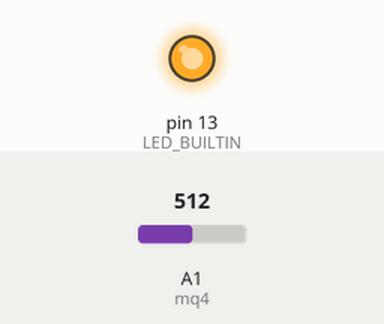
Recording of a sketch running on a simulated Arduino Uno, built with avr-gcc and run on an emulated ATmega328P. On the bench: output pins drawn as LEDs (lit = HIGH). The inputs (shaded band) are chosen by the test bench; at power-on: A1 (mq4) = 512.

Above: at 1.2 s.
1.3 s: A1 (mq4) set to 212
2.8 s: A1 (mq4) set to 187
At 3.1 s:
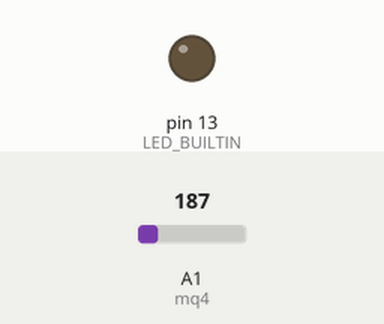
4.3 s: A1 (mq4) set to 210
At 5.4 s:
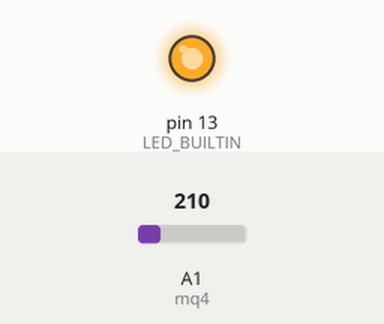
5.8 s: A1 (mq4) set to 190
At 6.6 s:
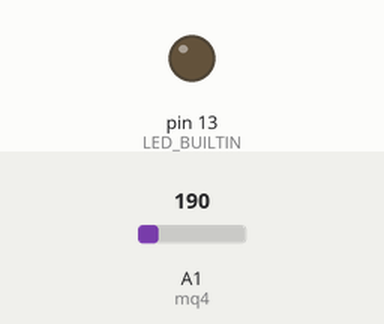
Timing chart, 0 to 8.3 s (numbered marks = the images above; inputs shaded):
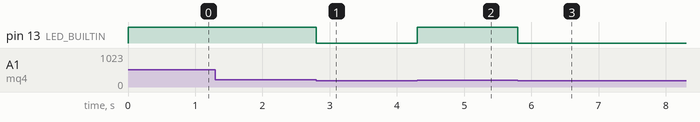

The sketch:

MQ4.ino
```cpp
// Sensor Pin
#define mq4 A1
#define threshold 200

int sensorValue = 0;

void setup() {
    Serial.begin(9600);
    pinMode(LED_BUILTIN, OUTPUT);
}

void loop() {
  sensorValue = analogRead(mq4);

  if (sensorValue > threshold) {
    digitalWrite(LED_BUILTIN, HIGH);
  } else {
    digitalWrite(LED_BUILTIN, LOW);
  }
}
```

Measured:
- the behaviour switches between 201 and 200 on A1 (mq4) (found by bisection; images 0 and 1)
- after the input at 1.3 s, every drawn part: stays the same
- after the input at 2.8 s, pin 13 (LED_BUILTIN): HIGH → LOW at once
- after the input at 4.3 s, pin 13 (LED_BUILTIN): LOW → HIGH at once
- after the input at 5.8 s, pin 13 (LED_BUILTIN): HIGH → LOW at once
